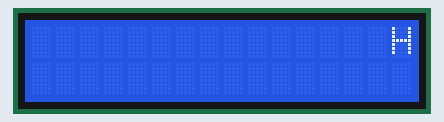
Recording of a sketch running on a simulated Arduino Uno, built with avr-gcc and run on an emulated ATmega328P. Parts: 16×2 character LCD.

Above: at 0.1 s.
At 1.1 s:
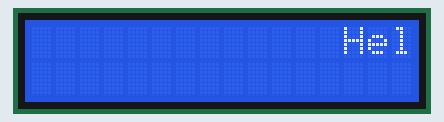
At 2.1 s:
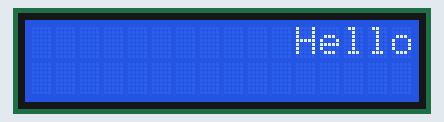
At 4.1 s:
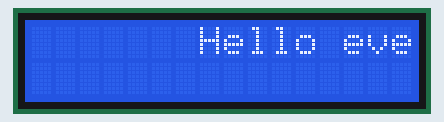
At 8.2 s:
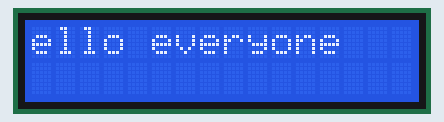
At 14.7 s:
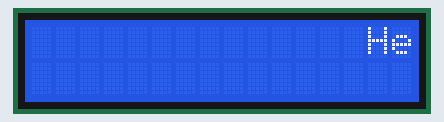

Measured:
- by itself, everything shown: repeats every 14.1 s, in 18 steps
- what the display in image 1 shows lasts 0.5 s, from 1.1 s to 1.6 s
- what the display in image 4 shows lasts 6.1 s, from 8.1 s to 14.2 s

The sketch:

scrolling_message.ino
```cpp
// include the library code:
#include <LiquidCrystal.h>

// initialize the library by associating any needed LCD interface pin
// with the arduino pin number it is connected to
const int rs = 12, en = 11, d4 = 5, d5 = 4, d6 = 3, d7 = 2;
LiquidCrystal lcd(rs, en, d4, d5, d6, d7);

String message = "Hello everyone";

void setup() {
  // put your setup code here, to run once:
  lcd.begin(16, 2);
  //lcd.print(message);
  //lcd.setCursor(15,0);
  //lcd.print(message);
}

void loop() {
  // put your main code here, to run repeatedly:

  for(int i = 15; i >= 0; i--){
    lcd.setCursor(i, 0);
    lcd.print(message);
    delay(500);
    lcd.clear();
  }
  for(int i = -9; i >= -20; i--){
    lcd.setCursor(i, 0);
    lcd.print(message);
    delay(500);
    lcd.clear();
  }

}
```
